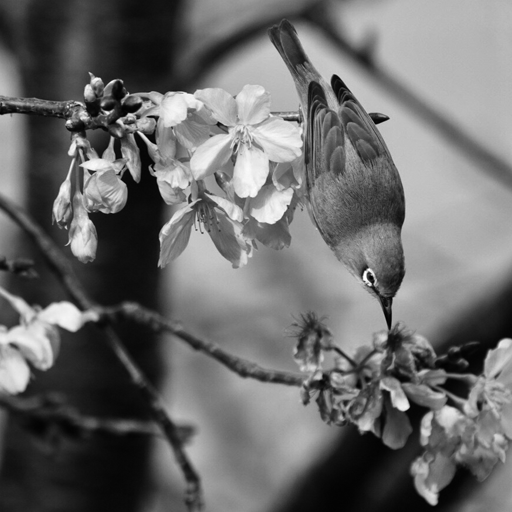
#> input picture project3/Bird 1.tif, 512 x 512 px
$ python Lapplacian_filter.py
#> lines starting #> are read from the running program, lines starting #| are printed output that depends on the picture; after the words box and inside, x2 and y2 are one past the last pixel; in counts of white or black regions, pixels touching at a corner belong together
#2020/04/22
#National Chiao Tung University
#Digital Image Processing
#Mini project NO.3
#Created by Le Van Hung (0860831)

# import library
from PIL import Image
import numpy as np
import matplotlib.pyplot as plt

# import image
image = Image.open('Bird 1.tif')
#> image is the input picture: PIL image 512x512 L; min 0, max 255, mean 106.7
image.show()

# convert image to array version
f = np.array(image,dtype='float')

#plot original picture
plt.imshow(f,cmap='gray')
plt.title("original image")
plt.show()
#define value
N = f.shape[0]
#> N = 512
P = 2*N
#> P = 1024

# zeros padding to get new image fp 2N*2N
fp = np.zeros((2*N,2*N),dtype='float')
fp = np.array(fp)
fp[0:N,0:N] = f
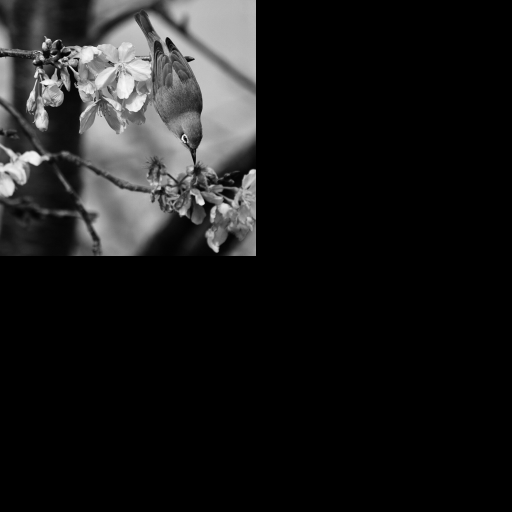
#> fp: shape (1024, 1024) float64 (shown at 1/2 size); min 0, max 255, mean 26.7

#plot zero padded image before centering
plt.imshow(fp,cmap='gray')
plt.title("zero padded image before centering")
plt.show()

# multi fp with (-1)^(x+y)
for x in range(P):
    for y in range(P):
        fp[x,y] = fp[x,y]*pow(-1,(x+y))
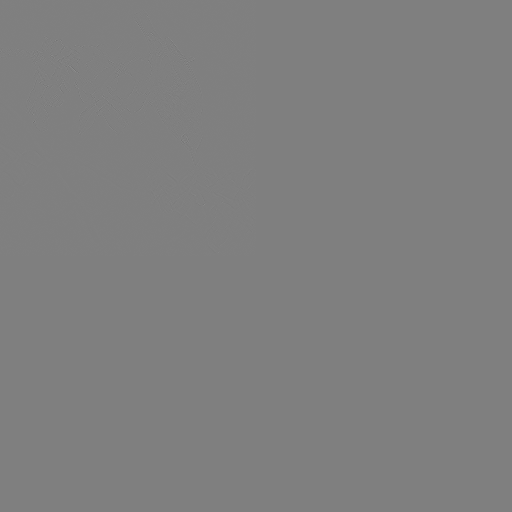
#> fp: shape (1024, 1024) float64 (shown at 1/2 size); 12.5% of pixels changed, all inside (x1, y1, x2, y2) = (0, 0, 512, 512); drawn with min black and max white

# DFT
Fp = np.fft.fft2(fp)

# set up H (laplacian filter)
H = []
K = -1/(2*(N)*(N))
#> K = -1.91e-06
for u in range(P):
    for v in range(P):
        temp = K*((u-N)*(u-N)+(v-N)*(v-N))
        H.append(temp)
H = np.reshape(H,[P,P])
H_abs = np.abs(H)

# element wise F with H to get G
G = np.multiply(Fp,H)
# calculate gp (IDFT)
gp = np.fft.ifft2(G)

# get real of gp
gp_real = gp.real
gp_real = np.array(gp_real,dtype='float')

# multi gp with (-1)^(x+y)
for x in range(N):
    for y in range(N):
        gp_real[x,y] = gp_real[x,y]*pow(-1,(x+y))
#> gp_real: shape (1024, 1024) float64; min -29.93, max 22.96, mean 0

g = gp_real[0:N,0:N]
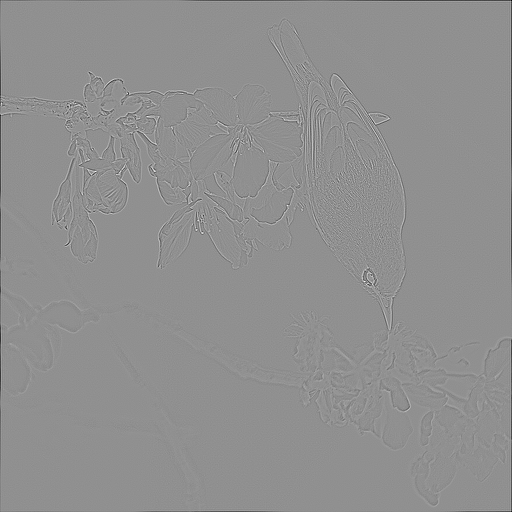
#> g: shape (512, 512) float64; min -29.93, max 22.96, mean -0.1; drawn with min black and max white

#plot zero padded image after centering
plt.imshow(fp,cmap='gray')
plt.title("zero padded image after centering")
plt.show()

# plot magnitude spectra of F
F_abs = np.abs(Fp)
plt.imshow(F_abs,cmap='gray')
plt.title("Fourier magnitude of bird before applying filtering")
plt.show()

# plot magnitude spectra of G = F*H
G_abs = np.abs(G)
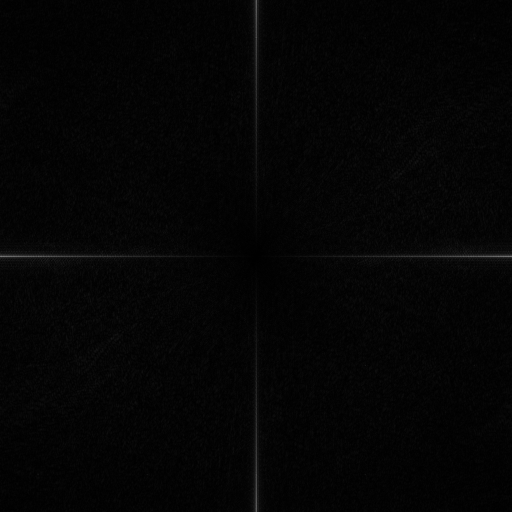
#> G_abs: shape (1024, 1024) float64 (shown at 1/2 size); min 0, max 33336.2, mean 638.8; drawn with min black and max white
plt.imshow(G_abs,cmap='gray')
plt.title("Fourier magnitude of bird after applying filtering (G = F*H)")
plt.show()

# plot Fourier magnitude of Laplacian filter H(u,v)
plt.imshow(H_abs,cmap='gray')
plt.title("Fourier magnitude of Laplacian filter H(u,v)")
plt.show()
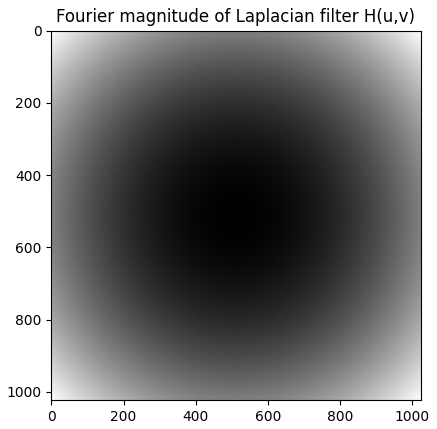
#> figure drawn by matplotlib, 1 panel

#plot Laplacian image
plt.imshow(g,cmap='gray')
plt.title("ouput of Laplacian image")
plt.show()

# plot image after plus with Laplacian image
plt.imshow(f+g,cmap='gray')
plt.title("image after plus with laplacian image")
plt.show()
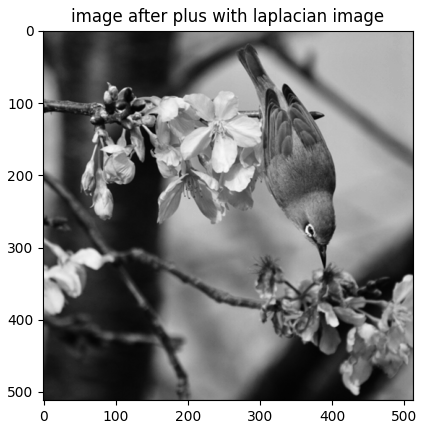
#> figure drawn by matplotlib, 1 panel

# plot magnitude of original image
F = np.fft.fft2(f)
F_abs_0 = np.abs(F)
plt.imshow(F_abs_0,cmap='gray')
plt.title("Fourier magnitude of original image")
plt.show()

# show 25 top DFT frequencies (u,v) after Laplacian filtering
# sort 25 top of frequence [25 max abs()]
def find_max(array):
    len_array = array.shape[0]
    max = 0;
    row = 0;
    col = 0;
    for u in range(len_array):
        for v in range(len_array):
            if(array[u,v] >=max):
                max = array[u,v]
                row = u
                col = v
    return [row,col,max]
A_sort = []
G_temp = 1*G_abs
for i in range(25):
    temp = find_max(G_temp)
    G_temp[temp[0],temp[1]] = 0
    A_sort.append(temp)
#> this loop made 25 passes
#> temp on passes 1 to 12: [512, 3, 33336.2], [512, 1021, 33336.2], [512, 1, 32977.2], [512, 1023, 32977.2], [512, 1017, 32621.8], [512, 7, 32621.8], [512, 13, 31957.5], [512, 1011, 31957.5], [512, 9, 31538.1], [512, 1015, 31538.1], [512, 17, 31315.5], [512, 1007, 31315.5]
#> G_temp: shape (1024, 1024) float64; under 0.01% of pixels changed, all inside (x1, y1, x2, y2) = (1, 512, 1024, 513)
#> after the loop, A_sort = 25 items, first 6: [512, 3, 33336.2], [512, 1021, 33336.2], [512, 1, 32977.2], [512, 1023, 32977.2], [512, 1017, 32621.8], [512, 7, 32621.8]

A_sort = np.reshape(A_sort,(25,3))
#> A_sort = 25 rows, first 8: [512, 3, 33336.2], [512, 1021, 33336.2], [512, 1, 32977.2], [512, 1023, 32977.2], [512, 1017, 32621.8], [512, 7, 32621.8], [512, 13, 31957.5], [512, 1011, 31957.5]
a =1
